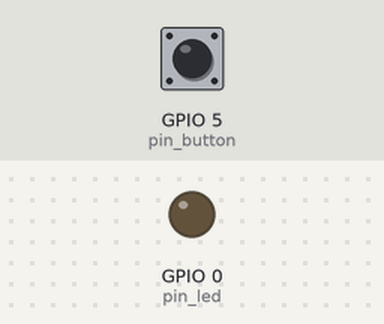
Bench run of a program on a simulated ESP32 board running MicroPython. On the bench: output pins drawn as LEDs (lit = HIGH). Inputs (shaded band) come from the test bench; at power-on: GPIO 5 (pin_button) LOW.

Above: at 1.2 s.
1.3 s: GPIO 5 (pin_button) pulled HIGH for 0.15 s
At 1.7 s:
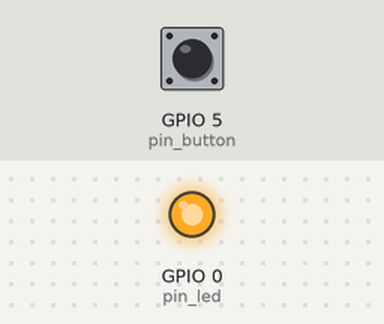
2.9 s: GPIO 5 (pin_button) pulled HIGH for 1 s
At 4.2 s:
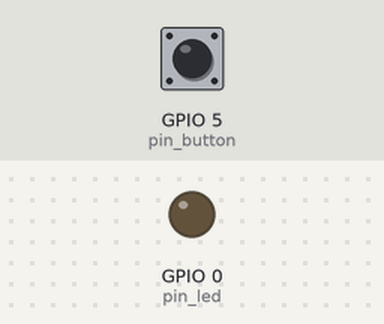
5.4 s: GPIO 5 (pin_button) pulled HIGH for 3.2 s
At 6.1 s:
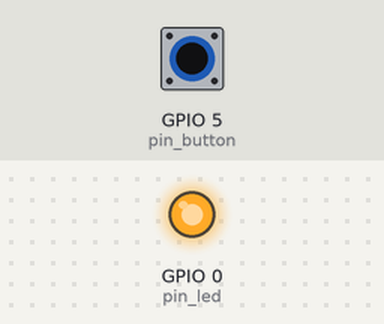
Timing chart, 0 to 8.4 s (numbered marks = the images above; inputs shaded):
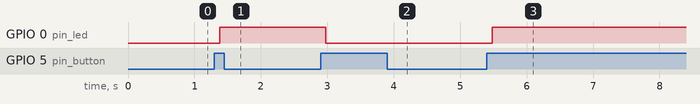

Measured:
- after the input at 1.3 s, GPIO 0 (pin_led): LOW → HIGH after 0.08 s
- after the input at 2.9 s, GPIO 0 (pin_led): HIGH → LOW after 0.08 s
- after the input at 5.4 s, GPIO 0 (pin_led): LOW → HIGH after 0.08 s

The program:

_________.py
```python
from machine import Pin
import time
# 设置 D1 引脚为输出模式
#pin_d22 = Pin(0, Pin.IN,Pin.PULL_DOWN)
pin_button = Pin(5,Pin.IN,Pin.PULL_DOWN)#这样是默认是没有低电平
pin_led = Pin(0,Pin.OUT)#led两边一遍接着的是gnd一边接的是pin_0引脚
status = 0
while True :
    if pin_button.value() == 1: #如果通电
        time.sleep_ms(80)#延迟消抖一下
        if pin_button.value() == 1 and status == 0 :
            pin_led.value(not pin_led.value())
            status = 1
        elif pin_button.value() == 0 :
            status = 0
```
